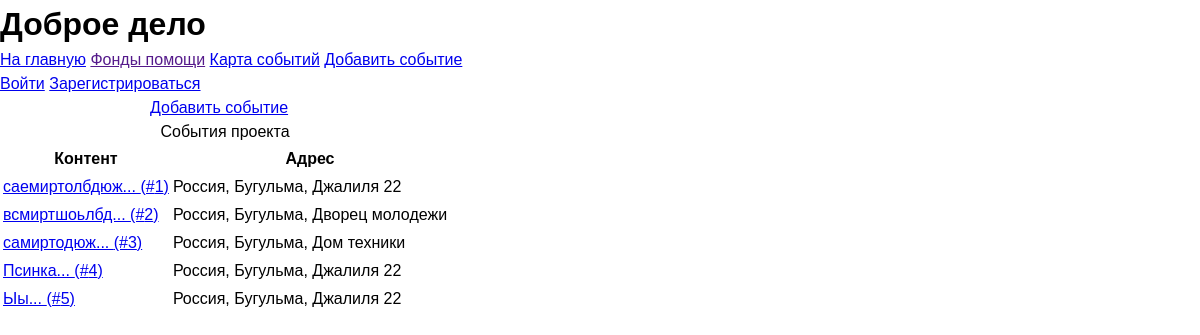
Screenshot of /events/ with the database file from the repository.
### data/model_events.py (models this page shows)
class Event(SqlAlchemyBase, SerializerMixin):
    __tablename__ = 'events'
    id = sqlalchemy.Column(sqlalchemy.Integer,
                           primary_key=True, autoincrement=True)
    address = sqlalchemy.Column(sqlalchemy.String)
    content = sqlalchemy.Column(sqlalchemy.String)
    user_id = sqlalchemy.Column(sqlalchemy.Integer,
                                sqlalchemy.ForeignKey("users.id"))
    photo = sqlalchemy.orm.relation("File", uselist=False)
    map_photo = sqlalchemy.Column(sqlalchemy.String)

### blueprints/events.py (the view)
@blueprint.route('/events/', methods=['GET', 'POST'])
def events():
    session = db_session.create_session()
    events = session.query(Event).all()
    return render_template('events.html', events=events)

### data/db_session.py (called while the page is built)
def create_session() -> Session:
    global __factory
    return __factory()

### templates/events.html
{% extends "base.html" %}
{% block content %}
    <a href="/add_event" class='link' style="margin-left: 150px">Добавить событие</a>
    <table class="average-table">
        <caption>События проекта</caption>
        <thead>
            <th>Контент</th>
            <th>Адрес</th>
        </thead>
        <tbody>
            {% for event in events %}
                <tr>
                    <td><a href="/event/{{ event.id }}">{{ event.content[:15] + "..." }} (#{{ event.id }})</a></td>
                    <td>{{ event.address }}</td>
                </tr>
            {% endfor %}
        </tbody>
    </table>
{% endblock %}

### rows the page displays
Event: content "саемиртолбдюж...", id "1", address "Россия, Бугульма, Джалиля 22"
Event: content "всмиртшоьлбд...", id "2", address "Россия, Бугульма, Дворец молодежи"
Event: content "самиртодюж...", id "3", address "Россия, Бугульма, Дом техники"
Event: content "Псинка...", id "4", address "Россия, Бугульма, Джалиля 22"
Event: content "Ыы...", id "5", address "Россия, Бугульма, Джалиля 22"
